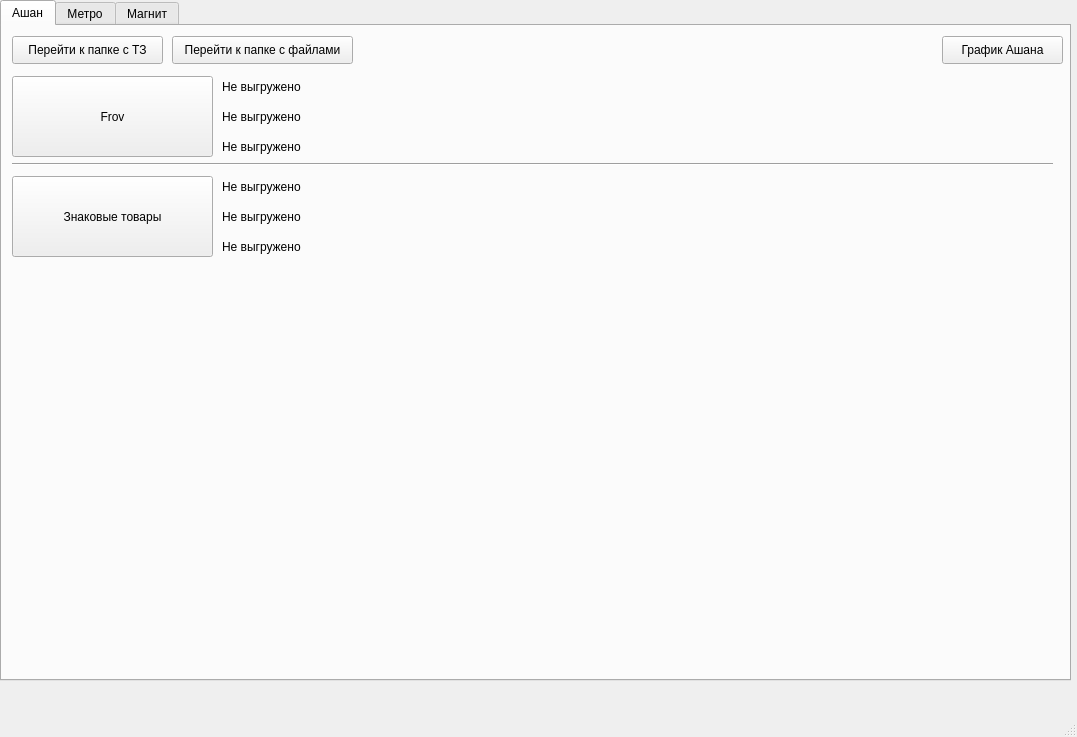
<?xml version="1.0" encoding="UTF-8"?>
<ui version="4.0">
 <class>MainWindow</class>
 <widget class="QMainWindow" name="MainWindow">
  <property name="geometry">
   <rect>
    <x>0</x>
    <y>0</y>
    <width>1077</width>
    <height>737</height>
   </rect>
  </property>
  <property name="windowTitle">
   <string>MainWindow</string>
  </property>
  <widget class="QWidget" name="centralwidget">
   <widget class="QTabWidget" name="tabWidget">
    <property name="geometry">
     <rect>
      <x>0</x>
      <y>0</y>
      <width>1071</width>
      <height>681</height>
     </rect>
    </property>
    <property name="currentIndex">
     <number>0</number>
    </property>
    <widget class="QWidget" name="tab">
     <attribute name="title">
      <string>Ашан</string>
     </attribute>
     <widget class="Line" name="line">
      <property name="geometry">
       <rect>
        <x>10</x>
        <y>130</y>
        <width>1041</width>
        <height>16</height>
       </rect>
      </property>
      <property name="orientation">
       <enum>Qt::Horizontal</enum>
      </property>
     </widget>
     <widget class="QPushButton" name="pushButtonZN">
      <property name="geometry">
       <rect>
        <x>10</x>
        <y>150</y>
        <width>201</width>
        <height>81</height>
       </rect>
      </property>
      <property name="text">
       <string>Знаковые товары</string>
      </property>
     </widget>
     <widget class="QLabel" name="file_frov">
      <property name="geometry">
       <rect>
        <x>220</x>
        <y>50</y>
        <width>831</width>
        <height>21</height>
       </rect>
      </property>
      <property name="text">
       <string>Не выгружено</string>
      </property>
     </widget>
     <widget class="QLabel" name="file_zn_2">
      <property name="geometry">
       <rect>
        <x>220</x>
        <y>180</y>
        <width>831</width>
        <height>21</height>
       </rect>
      </property>
      <property name="text">
       <string>Не выгружено</string>
      </property>
     </widget>
     <widget class="QLabel" name="file_frov_3">
      <property name="geometry">
       <rect>
        <x>220</x>
        <y>110</y>
        <width>831</width>
        <height>21</height>
       </rect>
      </property>
      <property name="text">
       <string>Не выгружено</string>
      </property>
     </widget>
     <widget class="QPushButton" name="pushButtonTz">
      <property name="geometry">
       <rect>
        <x>10</x>
        <y>10</y>
        <width>151</width>
        <height>28</height>
       </rect>
      </property>
      <property name="text">
       <string>Перейти к папке с ТЗ</string>
      </property>
     </widget>
     <widget class="QLabel" name="file_frov_2">
      <property name="geometry">
       <rect>
        <x>220</x>
        <y>80</y>
        <width>831</width>
        <height>21</height>
       </rect>
      </property>
      <property name="text">
       <string>Не выгружено</string>
      </property>
     </widget>
     <widget class="QLabel" name="file_zn_3">
      <property name="geometry">
       <rect>
        <x>220</x>
        <y>210</y>
        <width>831</width>
        <height>21</height>
       </rect>
      </property>
      <property name="text">
       <string>Не выгружено</string>
      </property>
     </widget>
     <widget class="QLabel" name="file_zn">
      <property name="geometry">
       <rect>
        <x>220</x>
        <y>150</y>
        <width>831</width>
        <height>21</height>
       </rect>
      </property>
      <property name="text">
       <string>Не выгружено</string>
      </property>
     </widget>
     <widget class="QPushButton" name="pushButtonfFor_import">
      <property name="geometry">
       <rect>
        <x>170</x>
        <y>10</y>
        <width>181</width>
        <height>28</height>
       </rect>
      </property>
      <property name="text">
       <string>Перейти к папке с файлами</string>
      </property>
     </widget>
     <widget class="QPushButton" name="pushButtonFrov">
      <property name="geometry">
       <rect>
        <x>10</x>
        <y>50</y>
        <width>201</width>
        <height>81</height>
       </rect>
      </property>
      <property name="text">
       <string>Frov</string>
      </property>
     </widget>
     <widget class="QPushButton" name="pushButton_timetableAuchan">
      <property name="geometry">
       <rect>
        <x>940</x>
        <y>10</y>
        <width>121</width>
        <height>28</height>
       </rect>
      </property>
      <property name="text">
       <string>График Ашана</string>
      </property>
     </widget>
    </widget>
    <widget class="QWidget" name="tab_2">
     <attribute name="title">
      <string>Метро</string>
     </attribute>
     <widget class="QPushButton" name="pushButton_timetableMetro">
      <property name="geometry">
       <rect>
        <x>940</x>
        <y>10</y>
        <width>121</width>
        <height>28</height>
       </rect>
      </property>
      <property name="text">
       <string>График Метро</string>
      </property>
     </widget>
     <widget class="QPushButton" name="pushButton_diskRegular">
      <property name="geometry">
       <rect>
        <x>820</x>
        <y>10</y>
        <width>121</width>
        <height>28</height>
       </rect>
      </property>
      <property name="text">
       <string>Диск Regular</string>
      </property>
     </widget>
     <widget class="QPushButton" name="pushButton_diskAdditional">
      <property name="geometry">
       <rect>
        <x>700</x>
        <y>10</y>
        <width>121</width>
        <height>28</height>
       </rect>
      </property>
      <property name="text">
       <string>Диск Additional</string>
      </property>
     </widget>
    </widget>
    <widget class="QWidget" name="tab_5">
     <attribute name="title">
      <string>Магнит</string>
     </attribute>
     <widget class="QPushButton" name="pushButton_timetableMagnit">
      <property name="geometry">
       <rect>
        <x>940</x>
        <y>10</y>
        <width>121</width>
        <height>28</height>
       </rect>
      </property>
      <property name="text">
       <string>График Магнит</string>
      </property>
     </widget>
     <widget class="QPushButton" name="pushButton_timetableSemishagoff">
      <property name="geometry">
       <rect>
        <x>790</x>
        <y>10</y>
        <width>151</width>
        <height>28</height>
       </rect>
      </property>
      <property name="text">
       <string>График Семишагофф</string>
      </property>
     </widget>
     <widget class="QPushButton" name="pushButton_timetableParsers">
      <property name="geometry">
       <rect>
        <x>640</x>
        <y>10</y>
        <width>151</width>
        <height>28</height>
       </rect>
      </property>
      <property name="text">
       <string>График Парсеров</string>
      </property>
     </widget>
    </widget>
   </widget>
  </widget>
  <widget class="QMenuBar" name="menubar">
   <property name="geometry">
    <rect>
     <x>0</x>
     <y>0</y>
     <width>1077</width>
     <height>26</height>
    </rect>
   </property>
  </widget>
  <widget class="QStatusBar" name="statusbar"/>
 </widget>
 <resources/>
 <connections/>
</ui>
